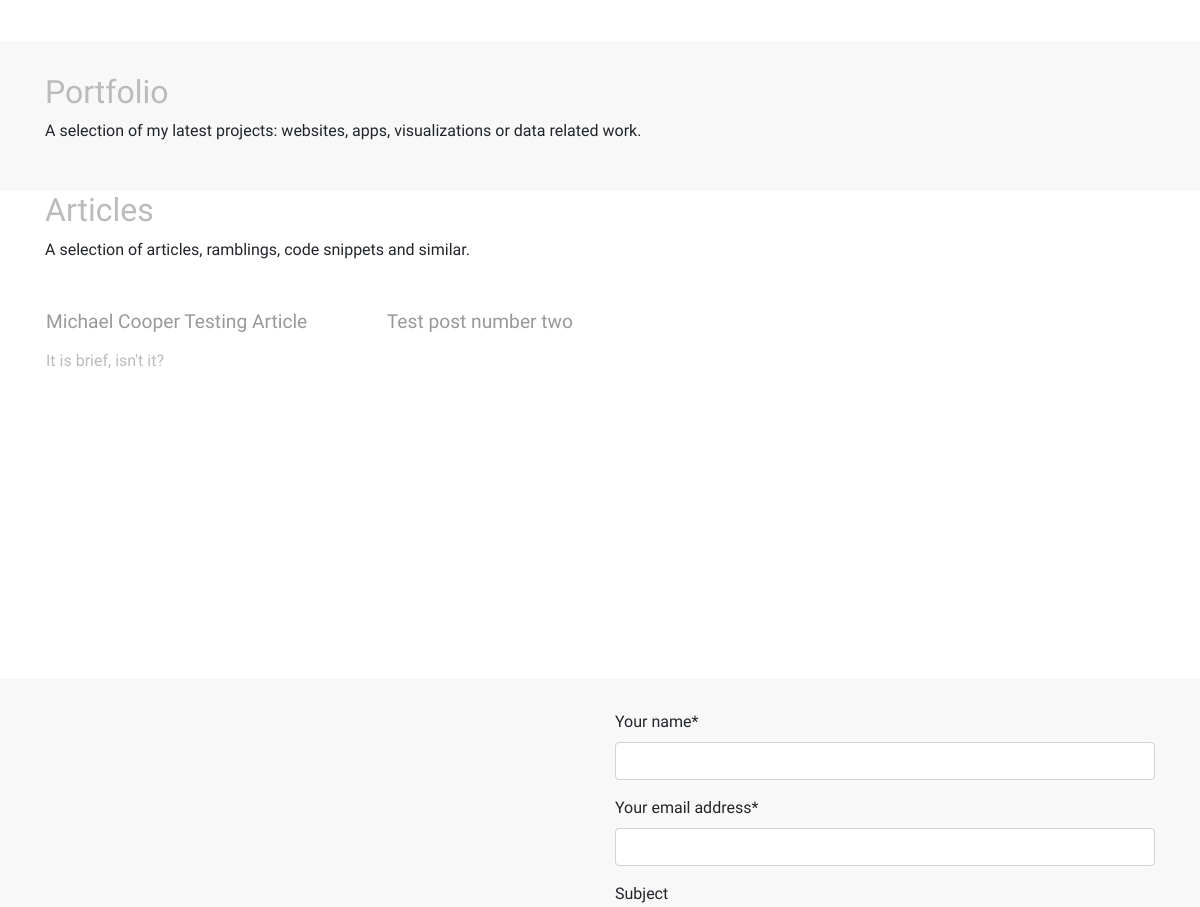
The app's page / (middle part), older data.
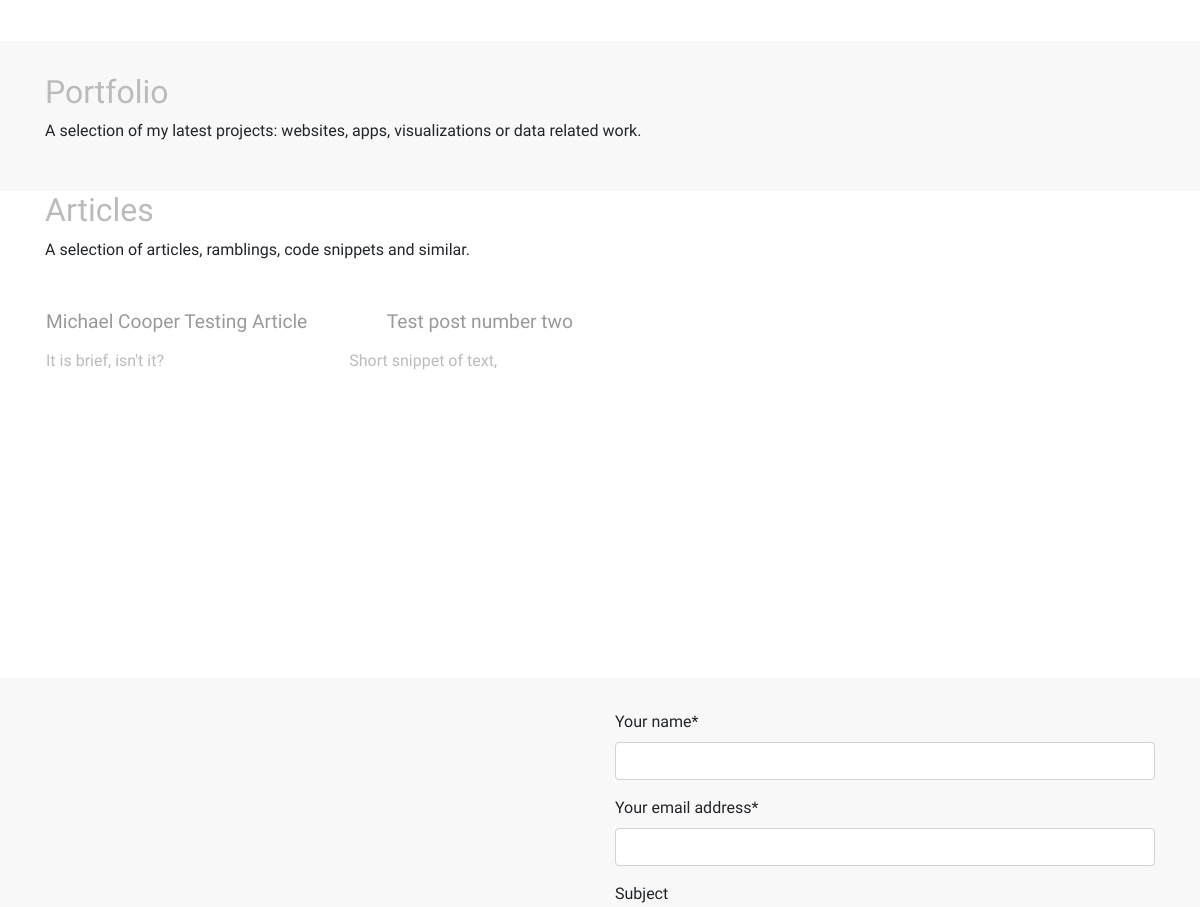
The same page, newer data.
### articles/models.py (models this page shows, shortened)
class Article(models.Model):
    title = models.CharField(max_length=200)
    body = models.TextField(blank=True, null=True)
    short = models.TextField()
    cover = models.ForeignKey('Picture', null=True, blank=True, on_delete=models.CASCADE, related_name='cover_img')
    slug = AutoSlugField(populate_from='title')
    is_portfolio = models.BooleanField(default = False)
    weigth = models.IntegerField(default = 1)

### articles/views.py (the view, shortened to what this page needs)
# urls.py: path('',homePage2, name='home'),
def homePage2(request):
    articles = Article.objects.order_by('-weigth').all()
    if request.method == 'GET':
        form = ContactForm()
    return render(request, "home2.html", {'form': form, 'articles':articles})

### articles/forms.py
class ContactForm(forms.Form):
    name = forms.CharField(label='Your name', max_length=100, required=True)
    email = forms.EmailField(label='Your email address', required=True)
    subject = forms.CharField(label='Subject',required = False)
    message = forms.CharField(label='Message', widget=forms.Textarea, required=True)

### templates/home2.html (shortened to what this page needs)
{% extends 'base.html' %}
{% load cloudinary %}
{% load crispy_forms_tags %}
{% block content %}
<header>
</header>
<section id="portfolio">
    <div class="container-sm">
        <div class="row">
            <div class="col">
                <h2 class="logo">Portfolio</h2>
                <p>A selection of my latest projects: websites, apps, visualizations or data
                    related work.</p>
            </div>
            <div class="grid">
          </div>
        </div>
    </div>
</section>
<section id="articles">
<div class="container">
  <div class="row">
     <div class="col">
        <h2 class="logo">Articles</h2>
        <p>A selection of articles, ramblings, code snippets and similar.</p>
      </div>
  </div>
  <div class="row">
    <div class="grid">
        {% for item in articles  %}
            {% if not item.is_portfolio %}
                <div class="item">
                    <h4>{{ item.title }}</h4>
                    <p>{{ item.short }}</p>
                </div>
            {% endif %}
        {% endfor %}
  </div>
  </div>
</div>
</section>
<section id="contact">
<div class="container">
  <div class="row align-items-center">
    <div class="col-md">
      <div class="contact-form">
         <form method="post">
            {{ form|crispy }}
        </form>
      </div>
    </div>
  </div>
</div>
</section>
{% endblock content %}

Row changes from the older to the newer data that the page shows:
changed Article "Test post number two": short (not shown) → "Short snippet of text,"
